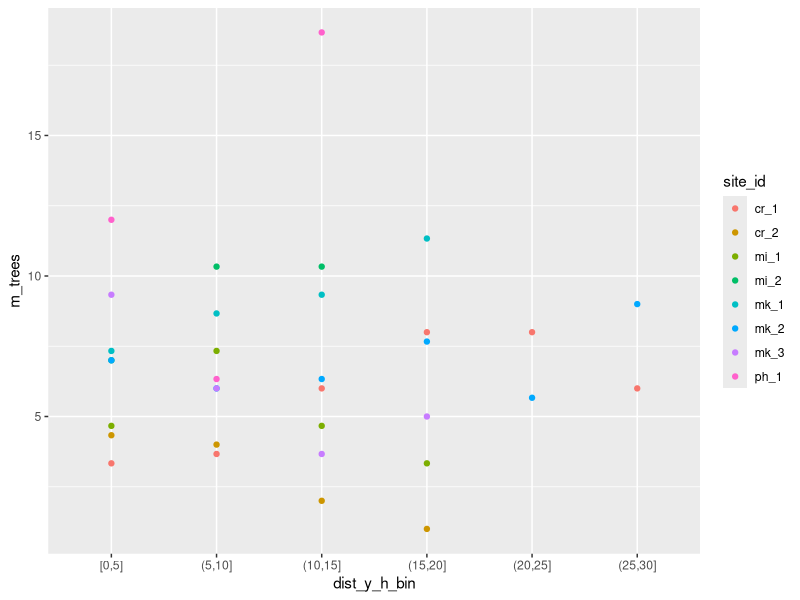
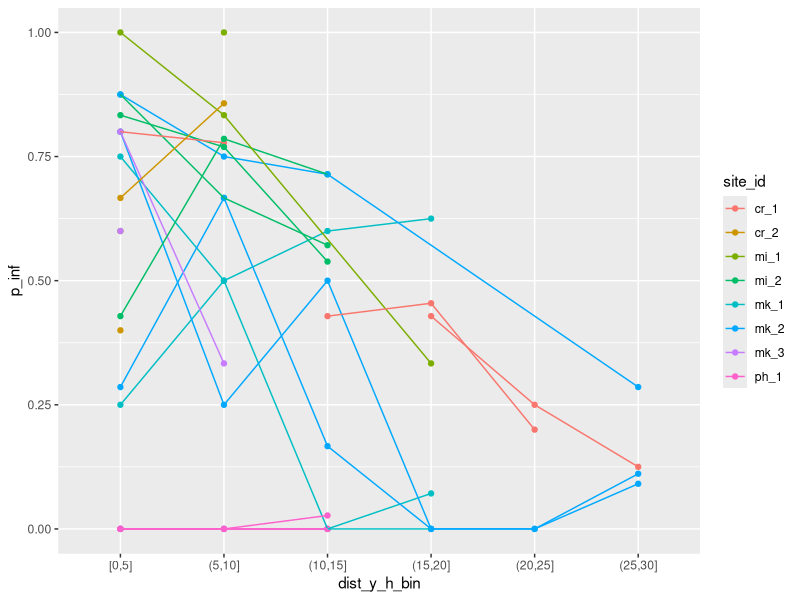
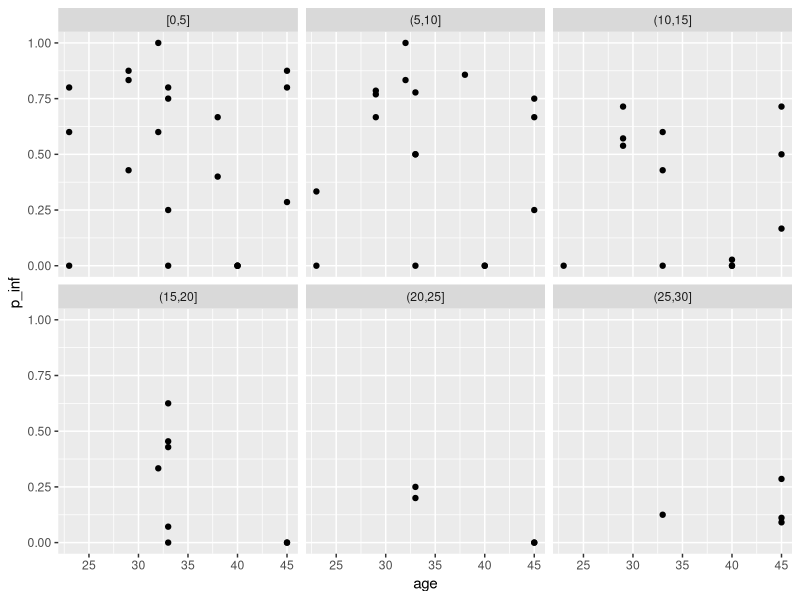
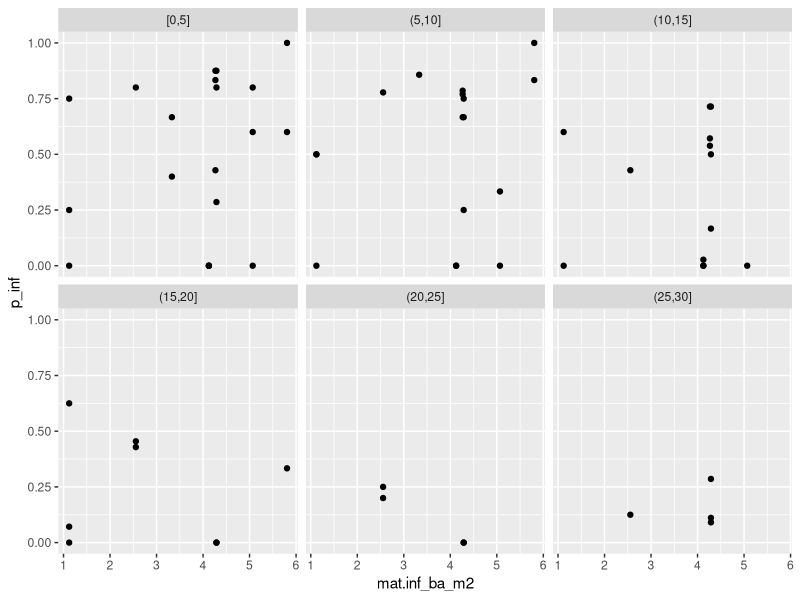
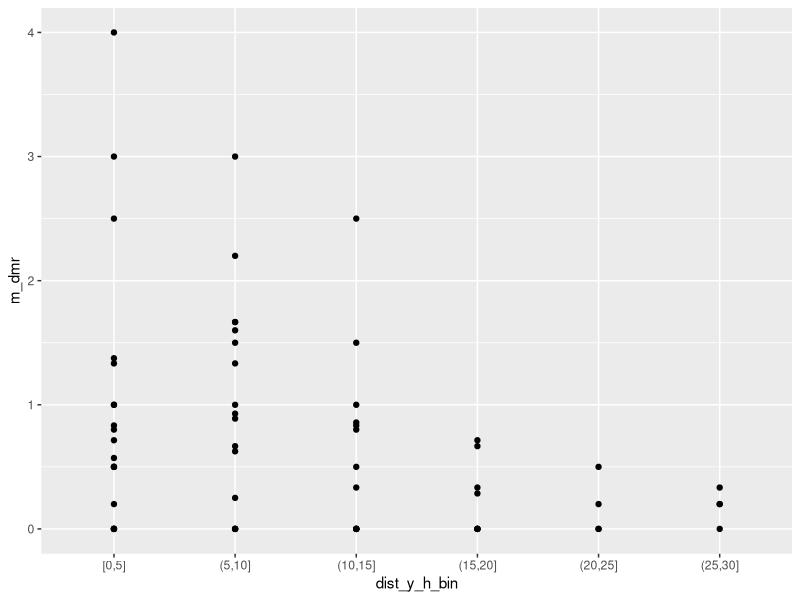

The R source for these figures, in order:
## ---- chunk 1
rm(list=ls(all=TRUE))

#Load packages
library(tidyverse)
## ---- chunk 2
#SITE DATA
#This contains a whole bunch of basic site level info (e.g. year the block was harvested) and also a whole bunch of metrics created in the site level analysis script (e.g. the basal area of infected trees in the mature component)
site <- read_csv("data/workflow/site_metrics.csv")

str(site)
summary(site)

##Create some variables to use in summary tables and figures
#Calculate approximate age of regen. Sites assessed in 2023 so age = 2023 - year harvested
site <- site %>% mutate(age = 2023-yr_har)
site$age #luckily, got pretty good spread

#Create a single variable from all the pieces of a BEC zone
site <- site %>% unite(col = bec, sep = "", c("bec_z", "bec_sz", "bec_var"), remove = FALSE)

#Create a variable that combines site_id, bec, and regen age 
site <- site %>% unite(col = id_bec_age_f, sep = ", ", 
                       c("site_id", "bec", "age"), 
                       remove = FALSE) %>% 
  mutate(id_bec_age_f = factor(id_bec_age_f))

#Make cluster, bec and id_bec_age_f factors
site <- site %>% mutate(across(c(cluster, bec, id_bec_age_f), ~as.factor(.)))
str(site)

#TREE DATA
#This contains data for each measured tree (mature and regen trees). 
#Treats assessed_by var as a logical for some reason and throws up an error. Not a problem and not going to use this var
#Read in data
trees <- read_csv("data/workflow/trees_mapped.csv")
str(trees)
summary(trees)

#Convert factor vars to factors: 
trees <- trees %>% mutate(across(
  c(site_id, spp, status, hdm_pa, b_lc, 
    broom_pa, broom_pos, stem_pa, crown_class, crown_cond, outside_10, assessed_by, tree_type, dmr_f),
  ~as.factor(.)))

#Convert plot_id and dmrs to integers
trees <- trees %>% mutate(across(
  c(plot_id, dmr_l, dmr_m, dmr_u, dmr), ~as.integer(.)))

str(trees)

#Create new factor dmr variable that has fewer levels and ascends logically from healthy to most infected
levels(trees$dmr_f)
trees <- trees %>% mutate(dmr_f2 = case_when((dmr_f =="1" | dmr_f=="2") ~ "1-2", (dmr_f =="3" | dmr_f=="4") ~ "3-4", (dmr_f =="5" | 
                                    dmr_f=="6") ~ "5-6", .default = dmr_f))
trees <- trees %>% mutate(dmr_f2 = factor(dmr_f2, levels = c("-", "DU", "0","IBLC", "1-2", "3-4", "5-6", "DI")))
summary(trees$dmr_f2)

#Calculate basal area for each tree in m^2 (m^2 is how its usually expressed at the tree level)
##https://en.wikipedia.org/wiki/Basal_area
trees <- trees %>% mutate(ba_m2 = pi*((dbh/100)/2)^2)

#TRANSECT DATA
#These are varaibles that describe each transect (e.g. its length and slope)
transect <- read_csv("data/cleaned/transect data_c.csv")
str(transect)
## ---- chunk 3
#Filter trees to just regen trees
regen <- trees %>% filter(tree_type == "regen")

#dist_y_h is the horizontal distance of each tree from the edge. This is the variable we need to work with to create units.
summary(regen$dist_y_h) #max33.77m, so we'll create units up to 35m

#Break dist_y_h up into 5 m intervals. Each interval is a unit
##Default is for intervals to be half-open. They include the upper bound but not the lower bound. e.g. (10,20] includes 20 but (20, 30] does not
## https://stackoverflow.com/questions/41304960/how-to-create-breaks-using-the-cut-function-without-numbers-overlapping
regen <- regen %>% mutate(dist_y_h_bin = cut(dist_y_h, breaks = c(0, 5, 10, 15, 20, 25, 30, 35), include.lowest = TRUE))
levels(regen$dist_y_h_bin)

#Summarise the table by unit
##Complete adds a row with the value set to 0 for each unit that doesn't have data. This is good for units that were measured but didn't have any trees (0 is a true value here) but not accurate for units that were beyond the transect end and weren't measured. SO we need to filter those out using the transect length. 
##There are also partial units in the data (e.g. transect length at cr_2 was 24.6m so it has data for 20-24.6m). To start we will just remove the partial units, but could try to avoid data loss somehow. 
tu <- regen %>% group_by(site_id, plot_id, dist_y_h_bin) %>% 
  summarise(n_trees = n(), n_hw = sum(spp=="Hw")) %>% 
  complete(dist_y_h_bin, fill=list(n_trees=0, n_hw=0)) # gives 210 rows (10 sites*3 transects/site*7 units/transect)
tu <- left_join(tu, select(transect, transect_id, tr_leng), 
                by = join_by(plot_id == transect_id)) #add transect length
tu <- tu %>% #extracts upper bound of the dist_y_h_bin interval
  mutate(upper_bound = as.numeric(gsub(".*,(\\s*)(\\d+)\\]", "\\2", dist_y_h_bin)))
tu <- tu %>% mutate(diff = tr_leng - upper_bound) #compute difference between upper bound and transect length
tu <- tu %>% filter(!diff<0) #remove units where diff < 0 (these are units that weren't measured)

#Get a count of how many 5x5m units were measured in total
dim(tu) #121 units

#How many units with trees? How many with Hw?
sum(tu$n_trees>0) #114 units
sum(tu$n_hw>0) #100 units
sum(tu$n_hw>3) #64 with more than 3 Hw

#Average # of trees per unit? #Average # of Hw?
#Mean n_trees = about 6, mean n_hw = about 4
tu %>% group_by(dist_y_h_bin) %>% summarise(m_trees = mean(n_trees), sd_trees = sd(n_trees),
                                            m_hw = mean(n_hw), sd_hw = sd(n_hw))
#How much does this vary between sites?
g.tu <- tu %>% group_by(site_id, dist_y_h_bin) %>% summarise(m_trees = mean(n_trees))
ggplot(g.tu, aes(x=dist_y_h_bin, y=m_trees, color=site_id)) + geom_point()

#Now summarize this at the unit level. This summary tells you how many of each units there are at each interval (e.g. 0-5, 5-10) and of those how many have trees, how many have hw and how many have more than 2 Hw
##The last two columns are important - these are the ones where we could calculate metrics (e.g. % infection)
tu %>% group_by(dist_y_h_bin) %>% 
  summarise(n_unit = n(), n_wtrees = sum(n_trees>0), n_whw = sum(n_hw>0), n_w3hw = sum(n_hw>=3))
## ---- chunk 4
#Set up unit level dataset again, but this time calculating more variables
tu <- regen %>% group_by(site_id, plot_id, dist_y_h_bin) %>% 
  summarise(n_trees = n(), # number of trees
            n_hw = sum(spp=="Hw"), # number of hemlocks
            n_hw_l = sum(spp=="Hw" & status %in% c("LS", "LL", "LF")), #number of live hemlocks
            n_hw_inf = sum(spp=="Hw" & hdm_pa=="Y"), #number infected hemlocks
            n_hw_l_inf = sum(spp=="Hw" & status %in% c("LS", "LL", "LF") & hdm_pa=="Y"), #number live infected hemlocks
            ba_hw = sum(ifelse(spp=="Hw", ba_m2, 0)), #basal area of Hw
            m_dmr = mean(dmr, na.rm=TRUE)) %>% #mean dmr of unit
  complete(dist_y_h_bin, fill=list(n_trees=0, n_hw=0, n_hw_l=0, n_hw_inf=0, n_hw_l_inf=0,
                                   ba_hw=0))
tu <- left_join(tu, select(transect, transect_id, tr_leng), 
                by = join_by(plot_id == transect_id)) #add transect length
tu <- tu %>% #extracts upper bound of the dist_y_h_bin interval
  mutate(upper_bound = as.numeric(gsub(".*,(\\s*)(\\d+)\\]", "\\2", dist_y_h_bin)))
tu <- tu %>% mutate(diff = tr_leng - upper_bound) #compute difference between upper bound and transect length
tu <- tu %>% filter(!diff<0) #remove units where diff < 0 (these are units that weren't measured)

#Calculate % infection
tu <- tu %>% mutate(p_inf = n_hw_inf/n_hw)

#Plot 1: % infection as a function of distance from the edge
##Filter dataset to units with >=3 Hw trees
g.tu <- tu %>% filter(n_hw>=3)
ggplot(g.tu, aes(x=dist_y_h_bin, y=p_inf, color=site_id, group=plot_id)) + geom_point() + geom_line()

#Plot 2: % infection as a function of site age
##Add site age to the tu dataframe
##No obvious patterns here
g.tu <- left_join(g.tu, select(site, site_id, age), by="site_id")
ggplot(g.tu, aes(x=age, y=p_inf)) + geom_point() + facet_wrap(~dist_y_h_bin)

#Plot 3: % infection as a function of HDM infection in mature component
##Add basal area of infected mature trees to the tu dataframe
##No obvious pattern here either
g.tu <- left_join(g.tu, select(site, site_id, mat.inf_ba_m2), by="site_id")
ggplot(g.tu, aes(x=mat.inf_ba_m2, y=p_inf)) + geom_point() + facet_wrap(~dist_y_h_bin)

#Plot 4: mean DMR as a function of distance from the edge
ggplot(g.tu, aes(x=dist_y_h_bin, y=m_dmr)) + geom_point()
